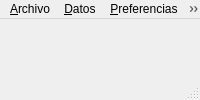
<?xml version="1.0" encoding="UTF-8"?>
<ui version="4.0">
 <class>MainWindow</class>
 <widget class="QMainWindow" name="MainWindow">
  <property name="windowTitle">
   <string>MenusApp — Base de datos</string>
  </property>
  <widget class="QWidget" name="centralwidget">
   <layout class="QVBoxLayout" name="verticalLayout">
    <item>
     <widget class="QStackedWidget" name="stack"/>
    </item>
   </layout>
  </widget>

  <!-- BARRA DE MENÚS -->
  <widget class="QMenuBar" name="menubar">
   <addaction name="menuArchivo"/>
   <addaction name="menuDatos"/>
   <addaction name="menuPreferencias"/>
   <addaction name="menuAyuda"/>

   <widget class="QMenu" name="menuArchivo">
    <property name="title"><string>&amp;Archivo</string></property>
    <addaction name="actionExit"/>
   </widget>

   <widget class="QMenu" name="menuDatos">
    <property name="title"><string>&amp;Datos</string></property>
    <addaction name="actionOpenDbEditor"/>
    <addaction name="actionAllergensEditor"/>
   </widget>

   <widget class="QMenu" name="menuPreferencias">
    <property name="title"><string>&amp;Preferencias</string></property>
    <addaction name="actionPreferences"/>
   </widget>

   <widget class="QMenu" name="menuAyuda">
    <property name="title"><string>&amp;Ayuda</string></property>
    <addaction name="actionAbout"/>
   </widget>
  </widget>

  <!-- STATUS BAR -->
  <widget class="QStatusBar" name="statusbar"/>

  <!-- ACCIONES -->
  <action name="actionExit"><property name="text"><string>Salir</string></property></action>
  <action name="actionOpenDbEditor"><property name="text"><string>Editor de alimentos</string></property></action>
  <action name="actionAllergensEditor"><property name="text"><string>Editor de alérgenos</string></property></action>
  <action name="actionPreferences"><property name="text"><string>Preferencias</string></property></action>
  <action name="actionAbout"><property name="text"><string>Acerca de</string></property></action>
 </widget>
 <resources/>
 <connections/>
</ui>
